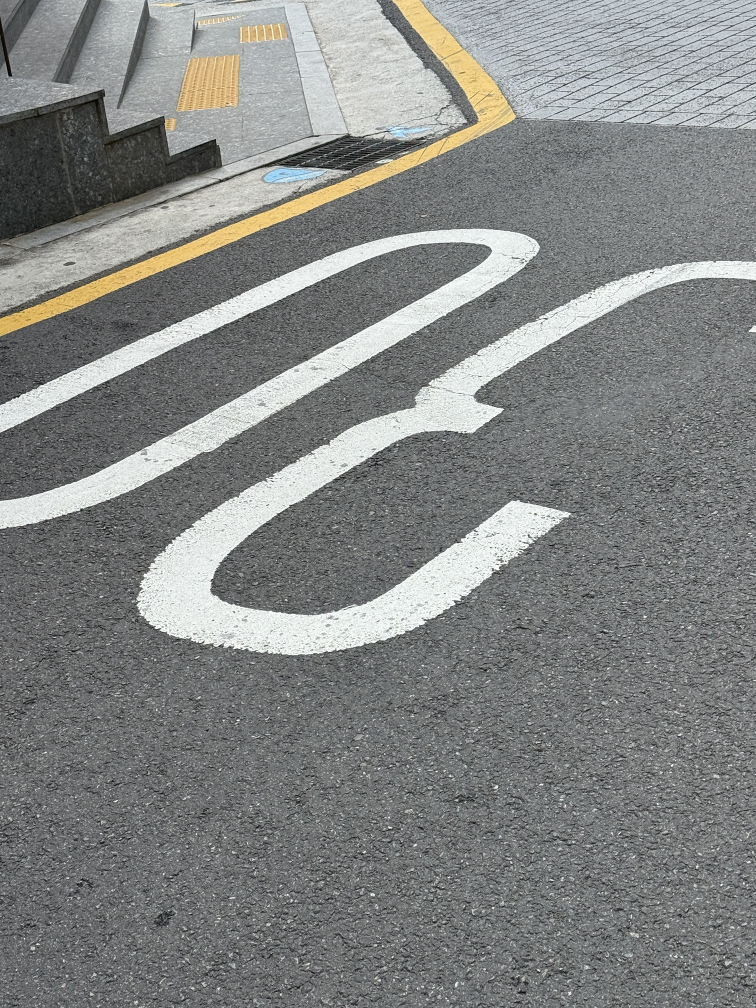
#> input picture carousel/photo_story/p39/src_02.jpg, 1512 x 2016 px, given in place of src_08.jpg, which was not available (shown at 1/2 size)
$ python s39.py
#> lines starting #> are read from the running program, lines starting #| are printed output that depends on the picture
# #39 「이별 통보 받은 날 밤, 남자 머릿속」 (11/3) — 지훈님 사진 14장. 글 상자는 ps01.py 그대로, 배경만 사진으로
# python3 s39.py → p39/01~14.jpg(1080×1350 · 간판 · 로고 흐리게) + c39.html → node .work/r39.js
from PIL import Image, ImageOps, ImageFilter
from psgen import build
import ps01

# 장 → (원본 번호, 흐리기: 전체 px 또는 [(x0,y0,x1,y1 비율, px)])
PLAN = [
 (8, 0, []),            # 1 표지: 일그러진 거울 셀카 (괜찮은 척하던 그 남자)
 (1, 7, []),            # 2 편의점 맥주 냉장고 (상표 흐리게)
 (11, 0, []),           # 3 따뜻한 펜던트 조명 (술자리)
 (4, 0, []),            # 4 쉬어가는 장: 바닥 돌
 (6, 0, [((0.45, 0.38, 0.62, 0.56), 8)]),   # 5 현관 복도 (멀리 지나가는 사람 흐리게)
 (9, 13, []),           # 6 노트북 화면 (글자 안 읽히게)
 (12, 5, []),           # 7 벽시계 (로고 흐리게) · 멈춰요
 (13, 0, [((0.0, 0.70, 1.0, 1.0), 9)]),     # 8 밤 전선 · 아파트 (아래 표지판 흐리게)
 (2, 0, []),            # 9 도로 위 흰 선
 (14, 0, [((0.20, 0.55, 0.34, 0.66), 10), ((0.38, 0.62, 0.52, 0.70), 8)]),  # 10 밤 골목 (간판 · 번호판 흐리게)
 (5, 0, []),            # 11 엘리베이터 층수 1
 (10, 10, []),          # 12 헬스장 입구 (글자 흐리게) · 멀쩡해 보이는 남자
 (3, 0, [((0.78, 0.66, 1.0, 0.84), 10)]),   # 13 하늘 (오른쪽 아래 현수막 흐리게)
 (7, 0, [((0.05, 0.30, 0.17, 0.55), 6), ((0.70, 0.30, 0.82, 0.56), 6)]),  # 14 엘리베이터 거울 셀카 (안내문 흐리게)
]
SHIFT = {1: 5, 14: -16}   # 표지: 얼굴 아래로 · 마지막 장: 얼굴 위로
MOVE = {3: [-12, 20, 20, 20]}  # 3장: 조명(40~60%)을 비우고 첫 줄은 위, 따옴표 3개는 아래로

def prep(i, src, blur, regions):
#> called with i = 1, src = 8, blur = 0
    im = ImageOps.exif_transpose(Image.open(f'p39/src_{src:02d}.jpg')).convert('RGB')
#> im is the input picture: PIL image 1512x2016 RGB; mean R, G, B 130.7, 132.6, 131.2
    W, H = im.size
#> W = 1512; H = 2016
    for (x0, y0, x1, y1), r in regions:
        b = (int(x0 * W), int(y0 * H), int(x1 * W), int(y1 * H))
        im.paste(im.crop(b).filter(ImageFilter.GaussianBlur(r * W / 1080)), b[:2])
    im = ImageOps.fit(im, (1080, 1350), Image.LANCZOS)
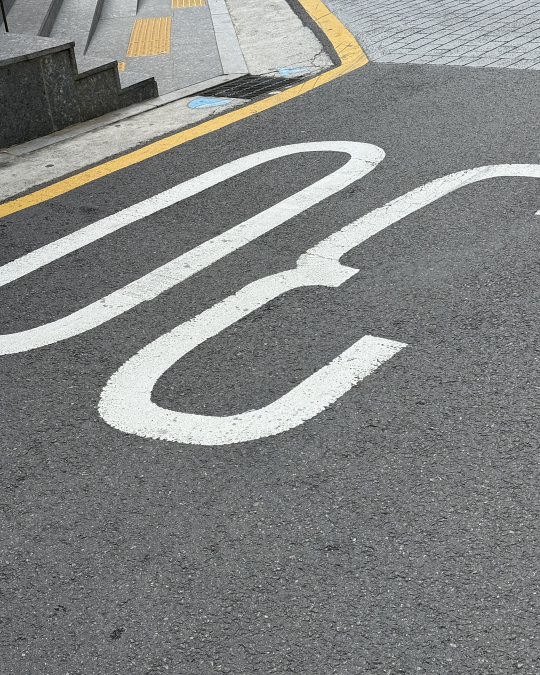
#> im: PIL image 1080x1350 RGB (shown at 1/2 size); mean R, G, B 130, 131.8, 130.4
    if blur: im = im.filter(ImageFilter.GaussianBlur(blur))
    im.save(f'p39/{i:02d}.jpg', quality=90)

def slides():
    out = []
    for i, ((src, blur, reg), (_, _, boxes)) in enumerate(zip(PLAN, ps01.SLIDES), 1):
        prep(i, src, blur, reg)
        d = SHIFT.get(i, 0)
        bx = [(k, t, top + d if top < 80 else top, l) for k, t, top, l in boxes]
        if i in MOVE: bx = [(k, t, top + m, l) for (k, t, top, l), m in zip(bx, MOVE[i])]
        out.append(({'src': f'p39/{i:02d}.jpg', 'style': 'inset:0;width:100%;height:100%;object-fit:cover'}, '', bx))
#> pass 2 of the loop in slides, `for i, ((src, blur, reg), (_, _, boxes)) in enumerate(zip(PLAN, ps01.S..`:
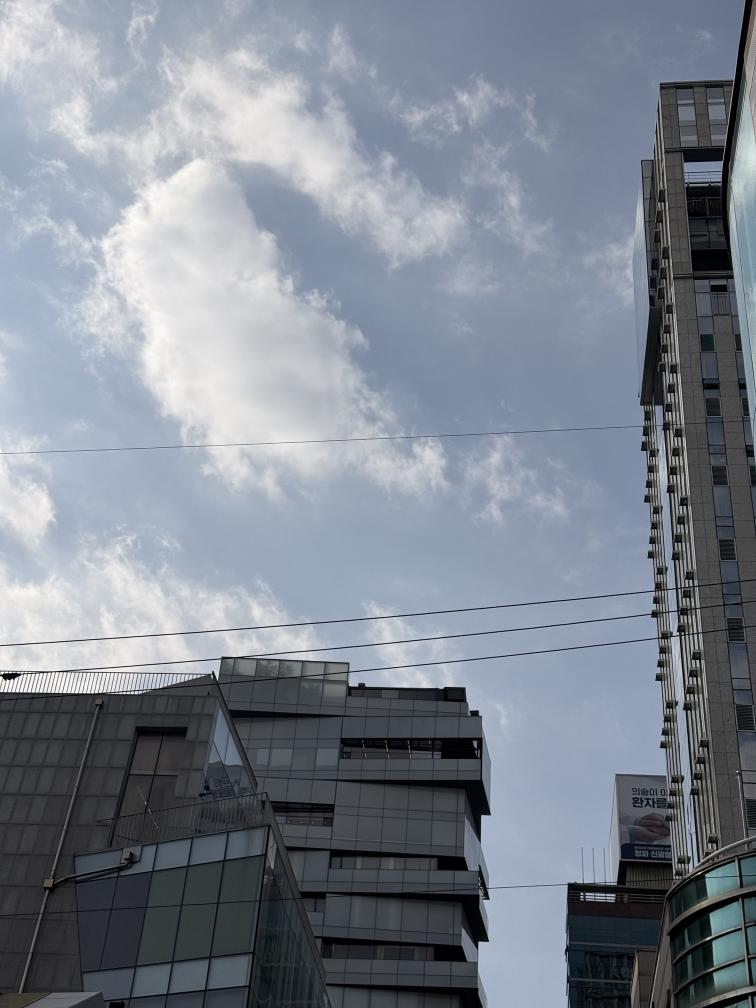
#> input picture carousel/photo_story/p39/src_03.jpg, 1512 x 2016 px, given in place of src_01.jpg, which was not available (shown at 1/2 size)
#> in prep, im is the input picture: PIL image 1512x2016 RGB; mean R, G, B 126.2, 133.5, 144.3
#> in prep (call 2), `im = ImageOps.fit(im, (1080, 1350), Image.LANCZOS)`:
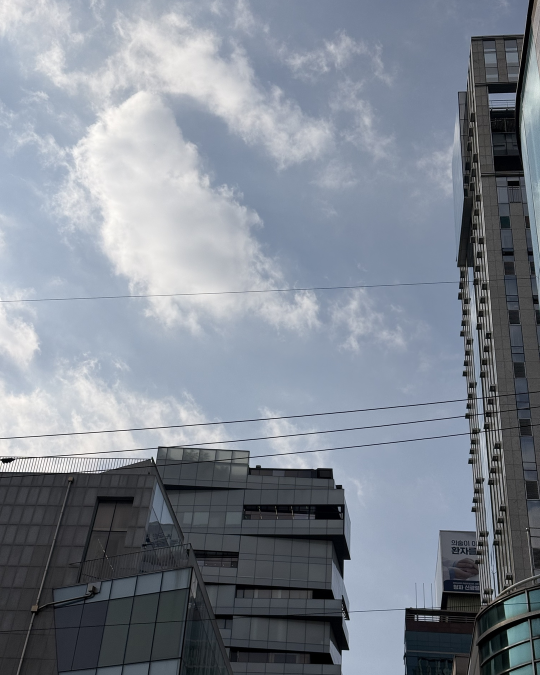
#> im: PIL image 1080x1350 RGB (shown at 1/2 size); mean R, G, B 128, 135.3, 146
#> in prep (call 2), `if blur: im = im.filter(ImageFilter.GaussianBlur(blur))`:
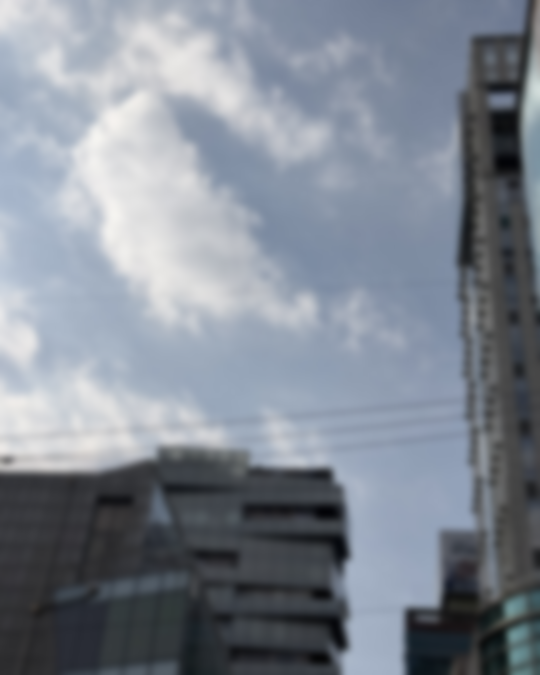
#> im: PIL image 1080x1350 RGB (shown at 1/2 size); mean R, G, B 128, 135.3, 146
    return out

if __name__ == '__main__':
#> (the run stopped early here; a loop or call above may not have finished)
